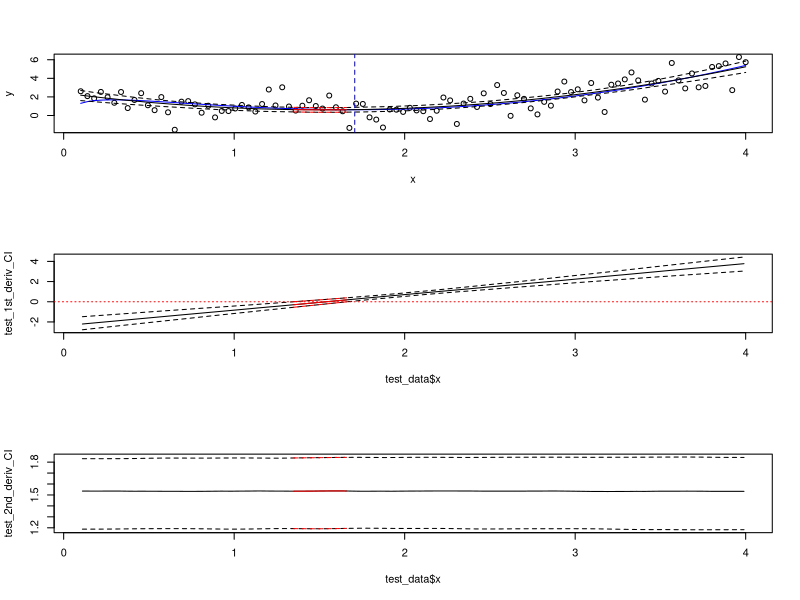

Generate this figure with R:
library(dplyr)
library(mgcv)

#You need the multivariate normal RNG from the MASS package
mvrnorm = MASS::mvrnorm

# Functions to calculate the 1st and 2nd derivatives of a given time series with a given step size
# Uses two-point approximations for both 1st and 2nd derivs.
calc_1st_deriv = function(y,delta) (lead(y,1) - lag(y,1))/(2*delta)
calc_2nd_deriv = function(y,delta) (lead(y,1) + lag(y,1)-2*y)/delta^2

# Function to test if each the confidence intervals for the derivatives of a given 
# curve sastisfy the test for a point potentially being an extremum 
# The first deriv critera determines if the confidence intervals for the first 
# derivative at a given point overlaps zero. The second deriv criteria tests
# if the second deriv CI overlaps zero. A point is only considered to be a 
# candidate extremum if the first criteria is true and the second is false
find_candidate_peaks = function(deriv_1_bounds, deriv_2_bounds){
  deriv1_criteria = deriv_1_bounds[,1]<0&deriv_1_bounds[,2]>0
  deriv2_criteria  = !(deriv_2_bounds[,1]<0&deriv_2_bounds[,2]>0)
  is_candidate = deriv1_criteria&deriv2_criteria
  is_candidate
}


# function for generating underlying curve. Simple sum of a log-curve and a quadratic
# parameters a,b determine how large the log and quadratic components are, mid determines where the
# center of the quadratic is
fit_func = function(x, a,b,mid)  a*log(x)+b*(x-mid)^2 

n = 100         # number of data points
sigma = 1           # st. dev. of errors around mean value

# parameters for the true function
a   = 1      
b   = 1
mid = 2

#Parmaters determining how large the range of x is
low_lim = 0.1
high_lim =4


# data frame with x, values, random y values, and the true curve
training_data = data_frame(x = seq(low_lim,high_lim, length=n),y= rnorm(n,fit_func(x,a,b,mid),sigma),
                       true_val = fit_func(x,a,b,mid) )


# Extracts the actual minimum for the function (or the left boundary if the min
# is outside the data range)
true_min = optim(par = 1, fit_func, a=a,b=b,mid=mid,lower = low_lim,upper=high_lim,method = "L-BFGS-B")$par[1]


# The fitted model, usig a 20 basis function thin plate spline smoother with REML
# fitting criteria. m=3 specifies that the model should penalize squard third derivatives.
# This is important as if m=2 (the default) then prior simulations from the fit are too wiggly, and 
# end up with too wide a range of 2nd derivatives
mod = gam(y~s(x, bs= "tp", k=20,m = 3), data=training_data,method="REML")


# step size used for calculating derivatives
step_size = 0.01

# The test data, with one x per step unit across the range.
test_data = data_frame(x=seq(low_lim, high_lim,by= step_size))

#Simulate new functions from the posterior distribution of functions, using the
#test data and 500 simulations
n_sims = 500
mod_coef = coef(mod) # mean values for all basis functions
mod_vcov =vcov(mod)  # posterior variance-covariance matrix
mod_sims = mvrnorm(n_sims, mod_coef,mod_vcov) #random parameter draws
test_lp = predict.gam(mod,newdata = test_data,type = "lpmatrix") #the basis functions 
test_sims = test_lp %*% t(mod_sims) #random parameters times basis functions

#Calculates estimated first and second derivatives 
test_1st_deriv = apply(test_sims,MARGIN = 2,calc_1st_deriv, delta= step_size)
test_2nd_deriv = apply(test_sims,MARGIN = 2,calc_2nd_deriv, delta= step_size)

# 95% confidence intervals for the function, 1st, and 2nd derivatives
test_CI = t(apply(test_sims,
                  MARGIN = 1,
                  FUN = quantile,
                  probs=c(0.025,0.5,0.975),
                  na.rm=T))
test_1st_deriv_CI = t(apply(test_1st_deriv ,
                            MARGIN = 1,
                            FUN = quantile,
                            probs=c(0.025,0.5,0.975),
                            na.rm=T))
test_2nd_deriv_CI = t(apply(test_2nd_deriv ,
                            MARGIN = 1,
                            FUN = quantile,
                            probs=c(0.025,0.5, 0.975),
                            na.rm=T))

# Using the CIs for 1st and 2nd derivatives to test for peaks
candidate_peaks = as.vector(find_candidate_peaks(test_1st_deriv_CI[,c(1,3)], 
                                                 test_2nd_deriv_CI[,c(1,3)]))

candidate_peaks = ifelse(is.na(candidate_peaks), F, candidate_peaks)

#plotting curves ####


par(mfrow=c(3,1))

# Plot of raw data and model fit, with true function in blue and 
# estimated minima in red. Vertical blue line is the true minimum
plot(y~x, data= training_data)
points(true_val~x, data=training_data, col="blue",type="l",lwd=1)
matplot(test_data$x, test_CI,type="l",col="black",lty=c(2,1,2),add = T)
matplot(test_data$x[candidate_peaks], test_CI[candidate_peaks,],
        type="l",col="red",lty=c(2,1,2),add = T)
abline(v= true_min, col="blue",lty=2)

#plot of first derivatives plus CI
matplot(test_data$x,test_1st_deriv_CI,type="l",col="black",lty=c(2,1,2))
matplot(test_data$x[candidate_peaks], test_1st_deriv_CI[candidate_peaks,],
        type="l",col="red",lty=c(2,1,2),add = T)
abline(h=0,lty=3,col="red")

#Plot of estimated 2nd derivative plus CI
matplot(test_data$x,test_2nd_deriv_CI,type="l",col="black",lty=c(2,1,2))
matplot(test_data$x[candidate_peaks], test_2nd_deriv_CI[candidate_peaks,],
        type="l",col="red",lty=c(2,1,2),add = T)
abline(h=0, lty=3, col="red")

